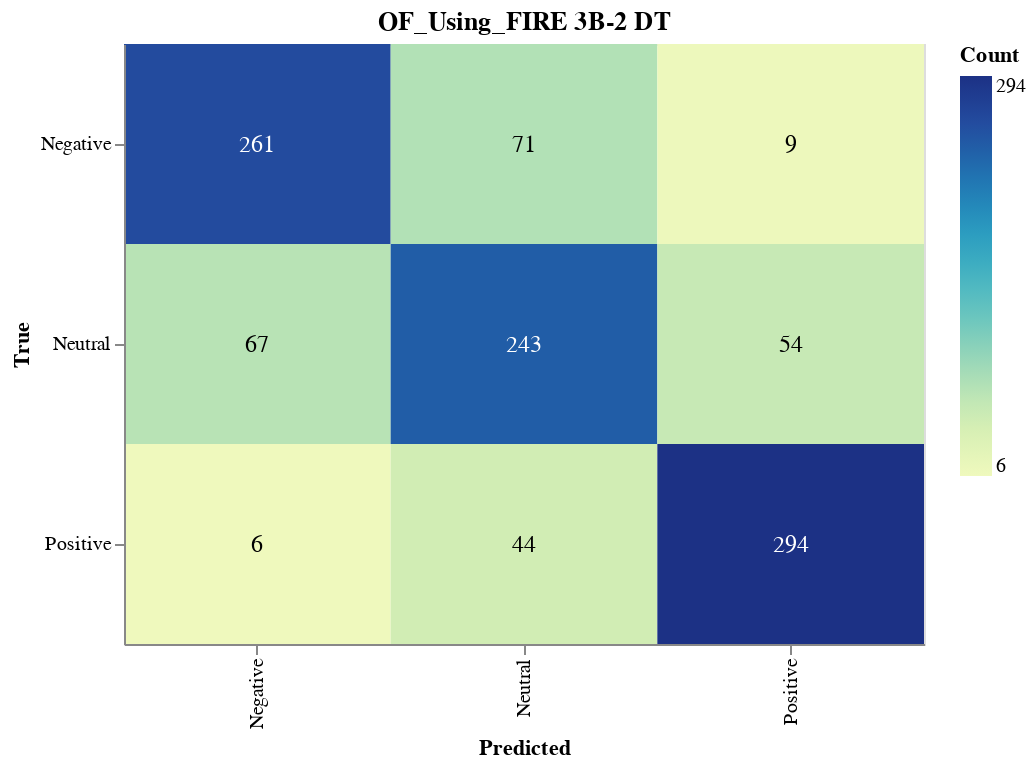

Source (notebook cell):
### Markdown cell above
#### Save Confusion Matrix

### Code cell
import altair as alt
import pandas as pd
from sklearn.metrics import confusion_matrix

# Calculate the confusion matrix
cm = confusion_matrix(true_labels, dt_validation_predictions)

# Define class names
class_names = ['Negative', 'Neutral', 'Positive']

# Convert confusion matrix to DataFrame
cm_df = pd.DataFrame(cm, index=class_names, columns=class_names).reset_index().melt(id_vars='index')
cm_df.columns = ['True', 'Predicted', 'Count']

# Ensure the order of categories
cm_df['True'] = pd.Categorical(cm_df['True'], categories=class_names, ordered=True)
cm_df['Predicted'] = pd.Categorical(cm_df['Predicted'], categories=class_names, ordered=True)

# Create the Altair plot
heatmap = alt.Chart(cm_df).mark_rect().encode(
    x=alt.X('Predicted:O', sort=class_names),
    y=alt.Y('True:O', sort=class_names),
    color='Count:Q',
    tooltip=['True', 'Predicted', 'Count']
).properties(
    width=400,
    height=300,
    title='OF_Using_FIRE 3B-2 DT'
)

# Add text labels
text = heatmap.mark_text(
    align='center',
    baseline='middle',
    fontSize=12
).encode(
    text='Count:Q',
    color=alt.condition(
        alt.datum.Count > cm.max() / 2,
        alt.value('white'),
        alt.value('black')
    )
)

# Combine heatmap and text
final_chart = heatmap + text

# Display the plot
final_chart.show()

### Figure 1 — Vega-Lite specification as saved in the notebook (floating-point values rounded to 4 significant figures)
{"config": {"view": {"continuousWidth": 300, "continuousHeight": 300}}, "layer": [{"mark": {"type": "rect"}, "encoding": {"color": {"field": "Count", "type": "quantitative"}, "tooltip": [{"field": "True", "type": "ordinal"}, {"field": "Predicted", "type": "ordinal"}, {"field": "Count", "type": "quantitative"}], "x": {"field": "Predicted", "sort": ["Negative", "Neutral", "Positive"], "type": "ordinal"}, "y": {"field": "True", "sort": ["Negative", "Neutral", "Positive"], "type": "ordinal"}}, "title": "OF_Using_FIRE 3B-2 DT"}, {"mark": {"type": "text", "align": "center", "baseline": "middle", "fontSize": 12}, "encoding": {"color": {"condition": {"test": "(datum.Count > 147.0)", "value": "white"}, "value": "black"}, "text": {"field": "Count", "type": "quantitative"}, "tooltip": [{"field": "True", "type": "ordinal"}, {"field": "Predicted", "type": "ordinal"}, {"field": "Count", "type": "quantitative"}], "x": {"field": "Predicted", "sort": ["Negative", "Neutral", "Positive"], "type": "ordinal"}, "y": {"field": "True", "sort": ["Negative", "Neutral", "Positive"], "type": "ordinal"}}, "title": "OF_Using_FIRE 3B-2 DT"}], "data": {"name": "data-06a271b920fe4b9c16d1205b34d160e1"}, "height": 300, "width": 400, "$schema": "https://vega.github.io/schema/vega-lite/v5.17.0.json", "datasets": {"data-06a271b920fe4b9c16d1205b34d160e1": [{"True": "Negative", "Predicted": "Negative", "Count": 261}, {"True": "Neutral", "Predicted": "Negative", "Count": 67}, {"True": "Positive", "Predicted": "Negative", "Count": 6}, {"True": "Negative", "Predicted": "Neutral", "Count": 71}, {"True": "Neutral", "Predicted": "Neutral", "Count": 243}, {"True": "Positive", "Predicted": "Neutral", "Count": 44}, {"True": "Negative", "Predicted": "Positive", "Count": 9}, {"True": "Neutral", "Predicted": "Positive", "Count": 54}, {"True": "Positive", "Predicted": "Positive", "Count": 294}]}}
